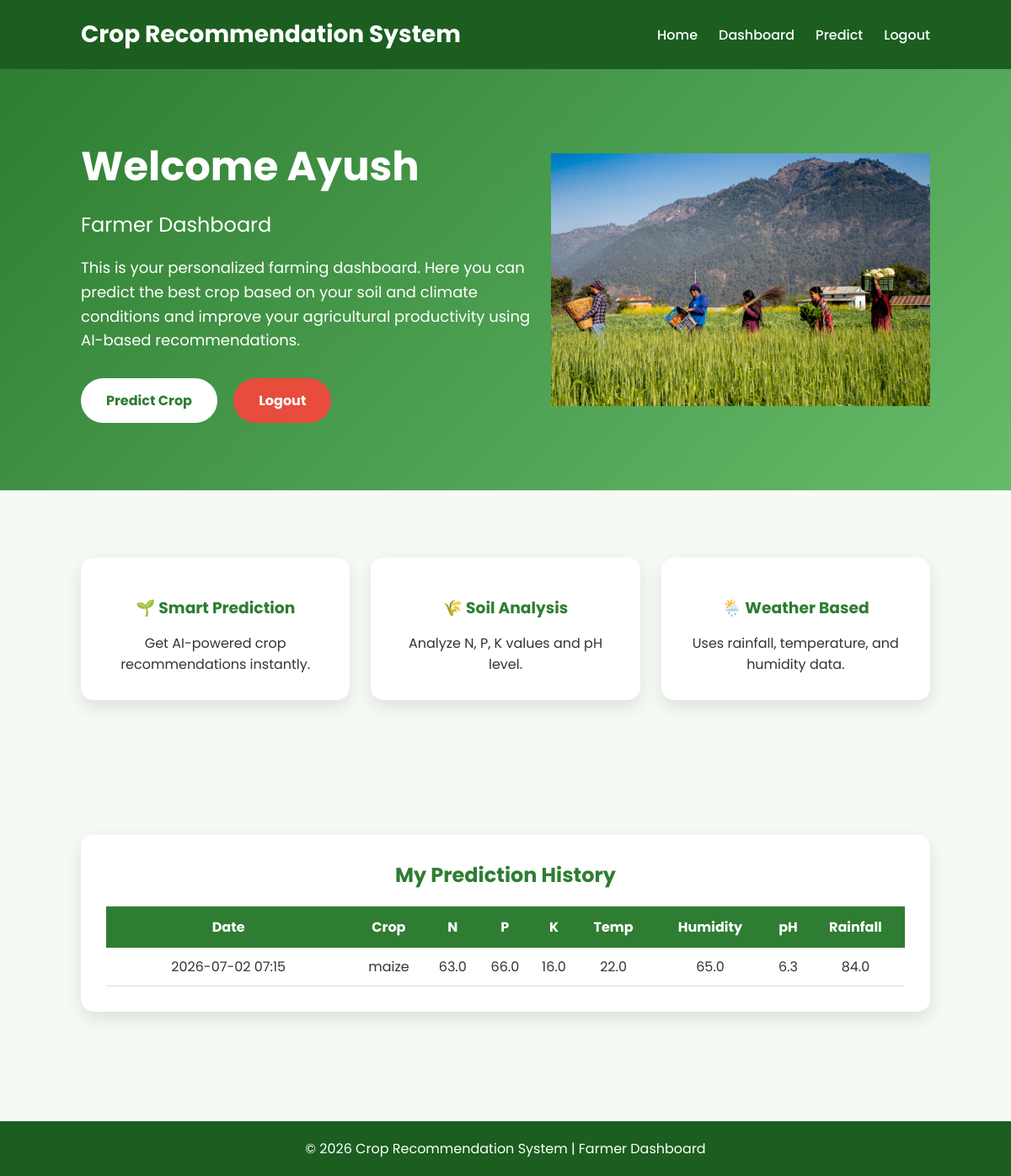
The app's page /farmer/dashboard (signed in), older data.
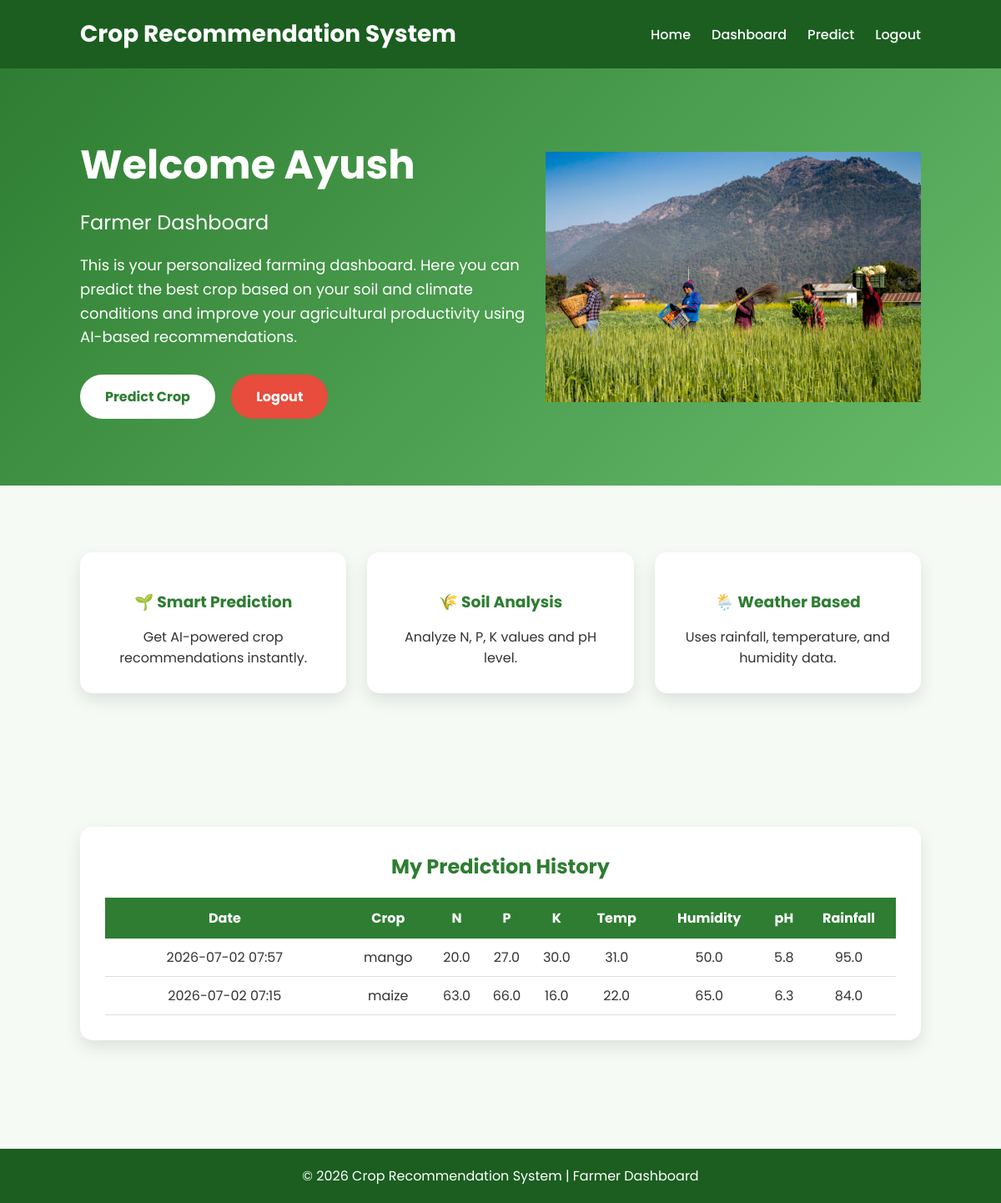
The same page, newer data.
### models.py (models this page shows)
class Recommendation(db.Model):
    __tablename__ = "recommendations"
    id = db.Column(db.Integer, primary_key=True)
    farmer_id = db.Column(
        db.Integer,
        db.ForeignKey("users.id"),
        nullable=False
    )
    nitrogen = db.Column(db.Float, nullable=False)
    phosphorus = db.Column(db.Float, nullable=False)
    potassium = db.Column(db.Float, nullable=False)
    temperature = db.Column(db.Float, nullable=False)
    humidity = db.Column(db.Float, nullable=False)
    ph = db.Column(db.Float, nullable=False)
    rainfall = db.Column(db.Float, nullable=False)
    recommended_crop = db.Column(db.String(100), nullable=False)
    prediction_time = db.Column(
        db.DateTime,
        default=datetime.utcnow
    )

### app.py (the view)
@app.route("/farmer/dashboard")
def farmer_dashboard():
    if "user_id" not in session:
        return redirect(url_for("login"))
    if session["role"] != "farmer":
        return "Access Denied"
    predictions = Recommendation.query.filter_by(
        farmer_id=session["user_id"]
    ).order_by(
        Recommendation.prediction_time.desc()
    ).all()
    return render_template(
        "farmer_dashboard.html",
        username=session["username"],
        predictions=predictions
    )

### templates/farmer_dashboard.html (shortened to what this page needs)
<!DOCTYPE html>
<html lang="en">
<head>
<html>
<head>
</head>
<body>
<nav>
<div class="logo">Crop Recommendation System</div>
<ul>
<li><a href="/">Home</a></li>
{% if not session.get("user_id") %}
    <li><a href="/about">About</a></li>
    <li><a href="/login">Login</a></li>
    <li><a href="/predict-page">Predict</a></li>
{% else %}
    {% if session.get("role") == "admin" %}
        <li><a href="/admin/dashboard">Dashboard</a></li>
    {% else %}
        <li><a href="/farmer/dashboard">Dashboard</a></li>
    {% endif %}
    <li><a href="/predict-page">Predict</a></li>
    <li><a href="/logout">Logout</a></li>
{% endif %}
</ul>
</nav>
<section class="dashboard">
<div class="dashboard-text">
<h1>Welcome {{ username }}</h1>
<h2>Farmer Dashboard</h2>
<p>
This is your personalized farming dashboard. Here you can predict the best crop based on your soil and climate conditions and improve your agricultural productivity using AI-based recommendations.
</p>
<a href="/predict-page" class="btn">Predict Crop</a>
<a href="/logout" class="btn btn-danger">Logout</a>
</div>
<img src="{{ url_for('static', filename='images/farm.avif') }}" width="450px" alt="farm">
</section>
<section class="cards">
<div class="card">
<h3>🌱 Smart Prediction</h3>
<p>Get AI-powered crop recommendations instantly.</p>
</div>
<div class="card">
<h3>🌾 Soil Analysis</h3>
<p>Analyze N, P, K values and pH level.</p>
</div>
<div class="card">
<h3>🌦️ Weather Based</h3>
<p>Uses rainfall, temperature, and humidity data.</p>
</div>
</section>
<section class="cards">
<div class="card" style="grid-column:1/-1;">
<h2 style="color:#2e7d32;margin-bottom:20px;">
My Prediction History
</h2>
{% if predictions %}
<table style="width:100%;border-collapse:collapse;">
<tr style="background:#2e7d32;color:white;">
<th style="padding:12px;">Date</th>
<th>Crop</th>
<th>N</th>
<th>P</th>
<th>K</th>
<th>Temp</th>
<th>Humidity</th>
<th>pH</th>
<th>Rainfall</th>
</tr>
{% for prediction in predictions %}
<tr style="border-bottom:1px solid #ddd;">
<td style="padding:10px;">
{{ prediction.prediction_time.strftime('%Y-%m-%d %H:%M') }}
</td>
<td>{{ prediction.recommended_crop }}</td>
<td>{{ prediction.nitrogen }}</td>
<td>{{ prediction.phosphorus }}</td>
<td>{{ prediction.potassium }}</td>
<td>{{ prediction.temperature }}</td>
<td>{{ prediction.humidity }}</td>
<td>{{ prediction.ph }}</td>
<td>{{ prediction.rainfall }}</td>
</tr>
{% endfor %}
</table>
{% else %}
<p style="margin-top:20px;">
No prediction history found.
</p>
{% endif %}
</div>
</section>
<footer>
© 2026 Crop Recommendation System | Farmer Dashboard
</footer>
</body>
</html>

### templates/farmer_dashboard.html (style rules this page uses)
* { margin:0; padding:0; box-sizing:border-box; font-family:'Poppins',sans-serif; }
body { background:#f5faf5; color:#333; }
nav { display:flex; justify-content:space-between; align-items:center; padding:20px 8%; background:#1b5e20; color:white; position:sticky; top:0; }
.logo { font-size:28px; font-weight:bold; }
nav ul { display:flex; list-style:none; gap:25px; }
nav ul li a { color:white; text-decoration:none; font-weight:500; }
.dashboard { display:flex; justify-content:space-between; align-items:center; padding:80px 8%; background:linear-gradient(135deg,#2e7d32,#66bb6a); color:white; }
.dashboard-text { max-width:600px; }
.dashboard h1 { font-size:48px; margin-bottom:15px; }
.dashboard h2 { font-size:24px; margin-bottom:20px; font-weight:400; }
.dashboard p { font-size:18px; line-height:1.6; margin-bottom:30px; }
.btn { padding:14px 30px; background:white; color:#2e7d32; border-radius:30px; text-decoration:none; font-weight:bold; margin-right:15px; transition:0.3s; display:inline-block; }
.btn-danger { background:#e74c3c; color:white; }
.cards { display:grid; grid-template-columns:repeat(auto-fit,minmax(250px,1fr)); gap:25px; padding:80px 8%; text-align:center; }
.card { background:white; padding:30px; border-radius:15px; box-shadow:0 8px 20px rgba(0,0,0,0.1); transition:0.3s; }
.card h3 { color:#2e7d32; margin:15px 0; }
footer { background:#1b5e20; color:white; text-align:center; padding:20px; margin-top:50px; }

Row changes from the older to the newer data that the page shows:
added Recommendation: prediction_time "2026-07-02 07:57", recommended_crop "mango", nitrogen "20.0", phosphorus "27.0", potassium "30.0", temperature "31.0", humidity "50.0", ph "5.8", rainfall "95.0"
